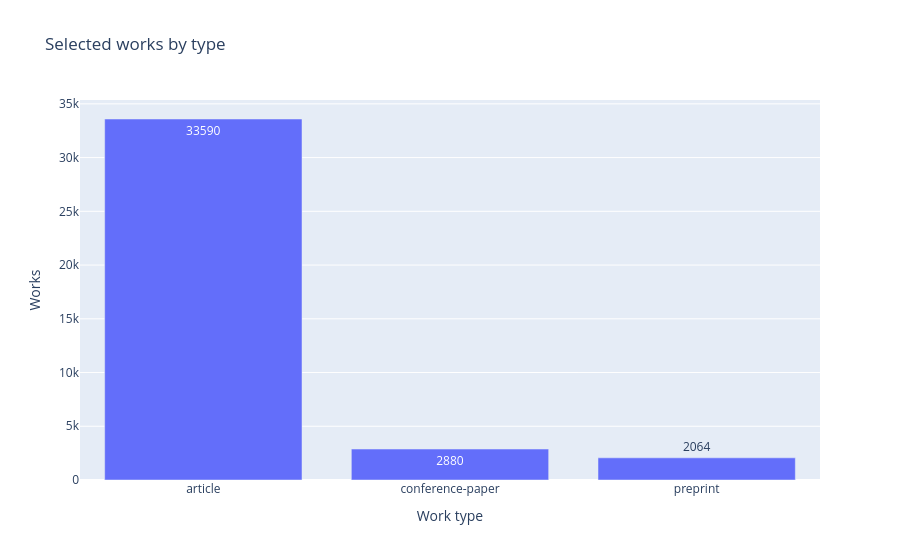
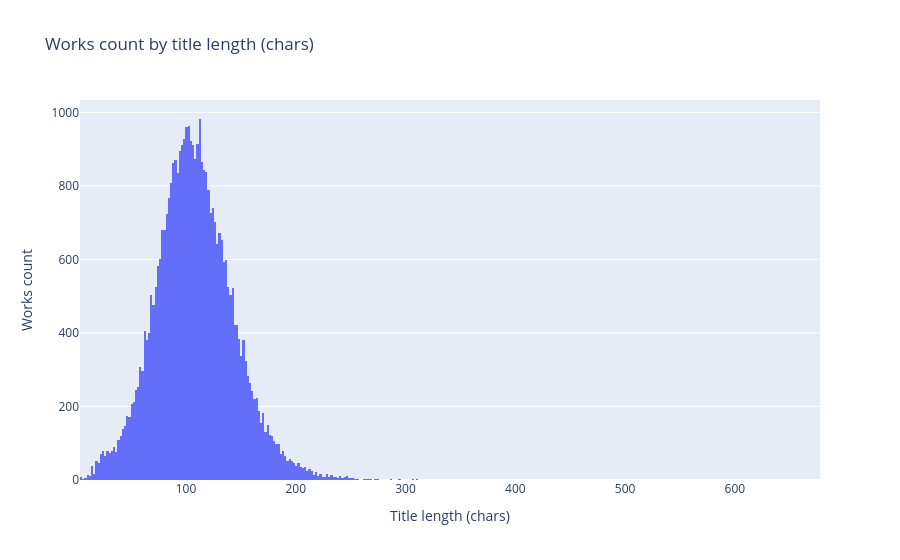
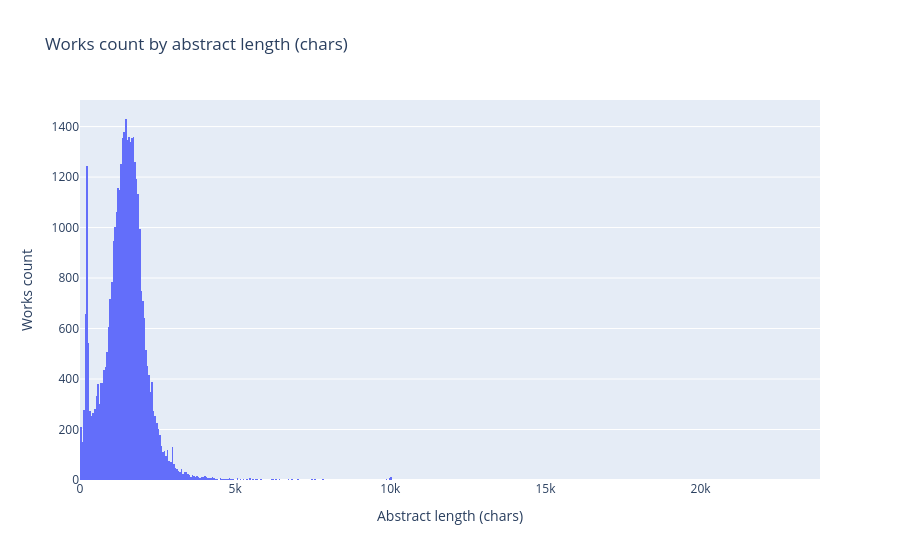
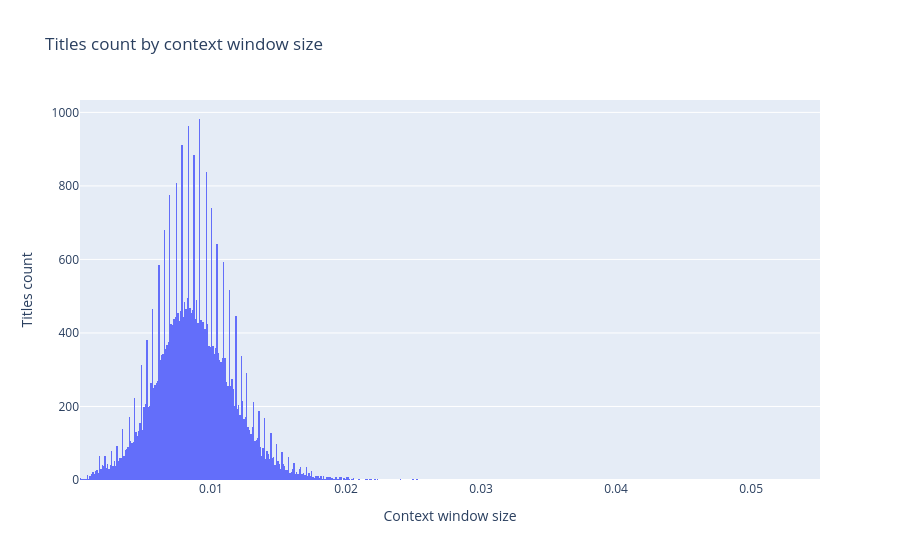

The notebook cell saved with these charts, in order:
### Markdown cell above
## Works

Selected works use the corpus filter from settings: collection scopes, work types, publication interval, excluded OpenAlex domains, a stored abstract, and no cross-scope version conflict.

### Code cell
LOAD_CACHE_WORKS_DF = True
works_cache_path = Path("data") / "works_df.parquet"

print(
    f"Scopes: {len(config.scope_ids)}. "
    f"\nTypes: {', '.join(config.work_types)}. "
    f"\nPublished: {config.published_from.isoformat()} to {config.published_to.isoformat()}. "
    f"\nExcluded domains: {', '.join(config.excluded_domain_ids) or 'none'}."
)

payload = work_versions.c.payload
work_type = payload["type"].astext
published = payload["publication_date"].astext
domain_id = payload["primary_topic"]["domain"]["id"].astext
abstract_index = payload["abstract_inverted_index"]
abstract_kind = func.jsonb_typeof(abstract_index)
joined = work_current.join(
    work_versions, work_versions.c.id == work_current.c.version_id
)
# Compare the jsonb value. Casting the inverted index to text spills a huge temp file.
selected_filter = [
    work_current.c.scope_id.in_(config.scope_ids),
    work_type.in_(config.work_types),
    published >= config.published_from.isoformat(),
    published <= config.published_to.isoformat(),
    or_(domain_id.is_(None), domain_id.not_in(config.excluded_domain_ids)),
    or_(
        and_(abstract_kind == "object", abstract_index != text("'{}'::jsonb")),
        and_(
            abstract_kind == "string",
            abstract_index != text("""'"{}"'::jsonb"""),
            abstract_index != text("""'"null"'::jsonb"""),
            abstract_index != text("""'""'::jsonb"""),
        ),
    ),
]
# One scope has one current version per work. Several scopes can disagree.
if len(config.scope_ids) > 1:
    versions = func.count(func.distinct(work_current.c.version_id))
    conflicts = (
        select(work_current.c.entity_id)
        .where(work_current.c.scope_id.in_(config.scope_ids))
        .group_by(work_current.c.entity_id)
        .having(versions > 1)
    )
    selected_filter.append(work_current.c.entity_id.not_in(conflicts))

title_text = payload["title"].astext
title_length = func.length(func.trim(title_text))
selected = (
    select(
        work_type.label("type"),
        title_length.label("title_length"),
        abstract_index.label("abstract_index"),
    )
    .select_from(joined)
    .where(*selected_filter)
)

if LOAD_CACHE_WORKS_DF and works_cache_path.is_file():
    works_df = pd.read_parquet(works_cache_path)
    works_by_type = (
        works_df["type"]
        .value_counts()
        .rename_axis("type")
        .reset_index(name="works")
    )
    print(f"Loaded works from {works_cache_path}")
elif not config.scope_ids:
    works_df = pd.DataFrame(columns=["type", "title_length", "abstract_length"])
    works_by_type = pd.DataFrame(columns=["type", "works"])
    print("No collection scopes are configured. Set PWF_CORPUS__SCOPE_IDS.")
else:
    with engine.connect() as connection:
        # Parallel workers spill this scan to disk and can fill the data volume.
        started = time.perf_counter()
        connection.execute(text("SET max_parallel_workers_per_gather = 0"))
        works_df = pd.read_sql(selected, connection)
        elapsed = time.perf_counter() - started
    print(f"Query duration: {elapsed:.2f} s")
    works_df["title_length"] = works_df["title_length"].fillna(0).astype(int)
    works_df["abstract_length"] = [
        len(_reconstruct_abstract(idx) or "")
        for idx in works_df["abstract_index"]
    ]
    # Parquet cannot store the inverted-index dicts. Keep them as JSON text.
    works_df["abstract_index"] = [
        value if isinstance(value, str) else json.dumps(value)
        for value in works_df["abstract_index"]
    ]
    works_by_type = (
        works_df["type"]
        .value_counts()
        .rename_axis("type")
        .reset_index(name="works")
    )
    works_cache_path.parent.mkdir(parents=True, exist_ok=True)
    works_df.to_parquet(works_cache_path, index=False)
    print(f"Saved works to {works_cache_path}")

selected_works = len(works_df)
print(f"Selected works: {selected_works}")
display(works_by_type)

if len(works_df):
    figure = px.bar(
        works_by_type,
        x="type",
        y="works",
        title="Selected works by type",
        text="works",
    )
    figure.update_layout(xaxis_title="Work type", yaxis_title="Works")
    figure.show()

    figure_title = px.histogram(
        works_df,
        x="title_length",
        title="Works count by title length (chars)",
    )
    figure_title.update_layout(
        xaxis_title="Title length (chars)",
        yaxis_title="Works count",
    )
    figure_title.show()

    figure_abstract = px.histogram(
        works_df,
        x="abstract_length",
        title="Works count by abstract length (chars)",
    )
    figure_abstract.update_layout(
        xaxis_title="Abstract length (chars)",
        yaxis_title="Works count",
    )
    figure_abstract.show()

    works_df["title_context"] = works_df["title_length"] / TOK_RATIO / CONTEXT_LEN
    works_df["abstract_context"] = (
        works_df["abstract_length"] / TOK_RATIO / CONTEXT_LEN
    )

    figure_title_context = px.histogram(
        works_df,
        x="title_context",
        title="Titles count by context window size",
    )
    figure_title_context.update_layout(
        xaxis_title="Context window size",
        yaxis_title="Titles count",
    )
    figure_title_context.show()

    figure_abstract_context = px.histogram(
        works_df,
        x="abstract_context",
        title="Abstract count by context window size",
    )
    figure_abstract_context.update_layout(
        xaxis_title="Context window size",
        yaxis_title="Abstract count",
    )
    figure_abstract_context.show()

### Figure 1 — Plotly figure (JSON) as saved in the notebook; plotly's stock layout.template omitted (floating-point values rounded to 4 significant figures)
{"data": [{"hovertemplate": "type=%{x}<br>works=%{text}<extra></extra>", "legendgroup": "", "marker": {"color": "#636efa", "pattern": {"shape": ""}}, "name": "", "orientation": "v", "showlegend": false, "text": [33590.0, 2880.0, 2064.0], "textposition": "auto", "type": "bar", "x": ["article", "conference-paper", "preprint"], "xaxis": "x", "y": [33590, 2880, 2064], "yaxis": "y"}], "layout": {"barmode": "relative", "legend": {"tracegroupgap": 0}, "title": {"text": "Selected works by type"}, "xaxis": {"anchor": "y", "domain": [0, 1], "title": {"text": "Work type"}}, "yaxis": {"anchor": "x", "domain": [0, 1], "title": {"text": "Works"}}}}

### Figure 2 — Plotly figure (JSON) as saved in the notebook; plotly's stock layout.template omitted (floating-point values rounded to 4 significant figures; data arrays with more than 128 entries replaced by an {"elided": "..."} marker saying what was removed)
{"data": [{"bingroup": "x", "hovertemplate": "title_length=%{x}<br>count=%{y}<extra></extra>", "legendgroup": "", "marker": {"color": "#636efa", "pattern": {"shape": ""}}, "name": "", "orientation": "v", "showlegend": false, "type": "histogram", "x": {"elided": "38534 int values"}, "xaxis": "x", "yaxis": "y"}], "layout": {"barmode": "relative", "legend": {"tracegroupgap": 0}, "title": {"text": "Works count by title length (chars)"}, "xaxis": {"anchor": "y", "domain": [0, 1], "title": {"text": "Title length (chars)"}}, "yaxis": {"anchor": "x", "domain": [0, 1], "title": {"text": "Works count"}}}}

### Figure 3 — Plotly figure (JSON) as saved in the notebook; plotly's stock layout.template omitted (floating-point values rounded to 4 significant figures; data arrays with more than 128 entries replaced by an {"elided": "..."} marker saying what was removed)
{"data": [{"bingroup": "x", "hovertemplate": "abstract_length=%{x}<br>count=%{y}<extra></extra>", "legendgroup": "", "marker": {"color": "#636efa", "pattern": {"shape": ""}}, "name": "", "orientation": "v", "showlegend": false, "type": "histogram", "x": {"elided": "38534 int values"}, "xaxis": "x", "yaxis": "y"}], "layout": {"barmode": "relative", "legend": {"tracegroupgap": 0}, "title": {"text": "Works count by abstract length (chars)"}, "xaxis": {"anchor": "y", "domain": [0, 1], "title": {"text": "Abstract length (chars)"}}, "yaxis": {"anchor": "x", "domain": [0, 1], "title": {"text": "Works count"}}}}

### Figure 4 — Plotly figure (JSON) as saved in the notebook; plotly's stock layout.template omitted (floating-point values rounded to 4 significant figures; data arrays with more than 128 entries replaced by an {"elided": "..."} marker saying what was removed)
{"data": [{"bingroup": "x", "hovertemplate": "title_context=%{x}<br>count=%{y}<extra></extra>", "legendgroup": "", "marker": {"color": "#636efa", "pattern": {"shape": ""}}, "name": "", "orientation": "v", "showlegend": false, "type": "histogram", "x": {"elided": "38534 float values"}, "xaxis": "x", "yaxis": "y"}], "layout": {"barmode": "relative", "legend": {"tracegroupgap": 0}, "title": {"text": "Titles count by context window size"}, "xaxis": {"anchor": "y", "domain": [0, 1], "title": {"text": "Context window size"}}, "yaxis": {"anchor": "x", "domain": [0, 1], "title": {"text": "Titles count"}}}}
